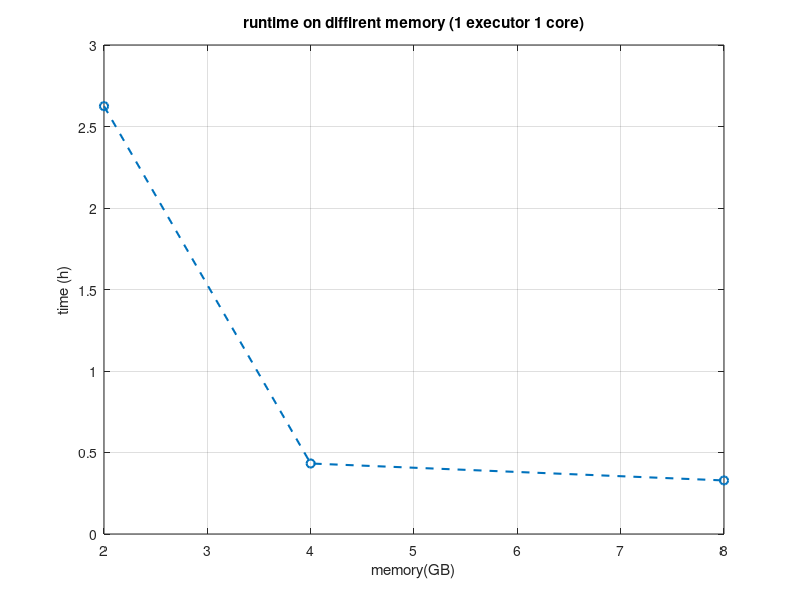
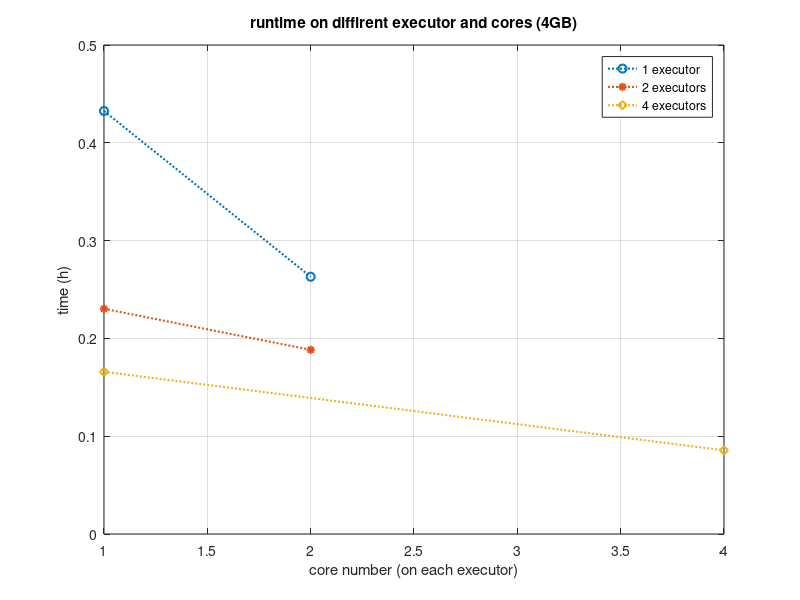

The MATLAB script that drew these images, in order:
clc;
clear;
mem_start = ['02:58:43';'02:59:50';'03:00:44'];
mem_end = ['05:36:12';'03:25:47';'03:20:27'];

e1core2_start = '03:13:12';
e1core2_end = '03:28:59';
e2core1_start = '03:30:32';
e2core1_end = '03:44:21';
e2core2_start = '03:13:56';
e2core2_end = '03:25:14';
e4core4_start = '03:15:28';
e4core4_end = '03:20:36';
e4core1_start = '03:16:58';
e4core1_end = '03:26:55';

mem_time = zeros(1,3);
for i=1:size(mem_start,1)
    mem_time(i) = 24*(datenum(mem_end(i,:),'HH:MM:SS')-datenum(mem_start(i,:),'HH:MM:SS'));
end
e1core1_time = mem_time(2);
e1core2_time = 24*(datenum(e1core2_end,'HH:MM:SS')-datenum(e1core2_start,'HH:MM:SS'));
e2core1_time = 24*(datenum(e2core1_end,'HH:MM:SS')-datenum(e2core1_start,'HH:MM:SS'));
e2core2_time = 24*(datenum(e2core2_end,'HH:MM:SS')-datenum(e2core2_start,'HH:MM:SS'));
e4core4_time = 24*(datenum(e4core4_end,'HH:MM:SS')-datenum(e4core4_start,'HH:MM:SS'));
e4core1_time = 24*(datenum(e4core1_end,'HH:MM:SS')-datenum(e4core1_start,'HH:MM:SS'));

%% 
figure;
plot([2,4,8],mem_time,'o--','linewidth',1.5);
title('runtime on diffirent memory (1 executor 1 core)');
ylabel('time (h)');xlabel('memory(GB)');
grid on;


figure;
plot([1,2],[e1core1_time,e1core2_time],'o:','linewidth',1.5); hold on;
plot([1,2],[e2core1_time, e2core2_time],'*:','linewidth',1.5); hold on;
plot([1,4],[e4core1_time,e4core4_time],'d:','linewidth',1.5); hold on;
legend('1 executor','2 executors','4 executors');
title('runtime on diffirent executor and cores (4GB)');
ylabel('time (h)');xlabel('core number (on each executor)');
grid on;






